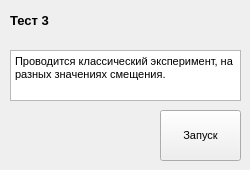
      <widget class="QWidget" name="page_6">
       <widget class="QPushButton" name="btnTest1_6">
        <property name="geometry">
         <rect>
          <x>160</x>
          <y>110</y>
          <width>81</width>
          <height>51</height>
         </rect>
        </property>
        <property name="font">
         <font>
          <family>Arial</family>
          <pointsize>8</pointsize>
          <weight>50</weight>
          <bold>false</bold>
         </font>
        </property>
        <property name="text">
         <string>Запуск</string>
        </property>
       </widget>
       <widget class="QLabel" name="label_test_6">
        <property name="geometry">
         <rect>
          <x>10</x>
          <y>10</y>
          <width>61</width>
          <height>21</height>
         </rect>
        </property>
        <property name="font">
         <font>
          <pointsize>10</pointsize>
          <weight>75</weight>
          <bold>true</bold>
         </font>
        </property>
        <property name="text">
         <string>Тест 3</string>
        </property>
       </widget>
       <widget class="QTextBrowser" name="textBrowser_4">
        <property name="geometry">
         <rect>
          <x>10</x>
          <y>50</y>
          <width>231</width>
          <height>51</height>
         </rect>
        </property>
        <property name="html">
         <string>&lt;!DOCTYPE HTML PUBLIC &quot;-//W3C//DTD HTML 4.0//EN&quot; &quot;http://www.w3.org/TR/REC-html40/strict.dtd&quot;&gt;
&lt;html&gt;&lt;head&gt;&lt;meta name=&quot;qrichtext&quot; content=&quot;1&quot; /&gt;&lt;style type=&quot;text/css&quot;&gt;
p, li { white-space: pre-wrap; }
&lt;/style&gt;&lt;/head&gt;&lt;body style=&quot; font-family:'MS Shell Dlg 2'; font-size:8.25pt; font-weight:400; font-style:normal;&quot;&gt;
&lt;p style=&quot; margin-top:0px; margin-bottom:0px; margin-left:0px; margin-right:0px; -qt-block-indent:0; text-indent:0px;&quot;&gt;Проводится классический эксперимент, на разных значениях смещения.&lt;/p&gt;&lt;/body&gt;&lt;/html&gt;</string>
        </property>
       </widget>
      </widget>
